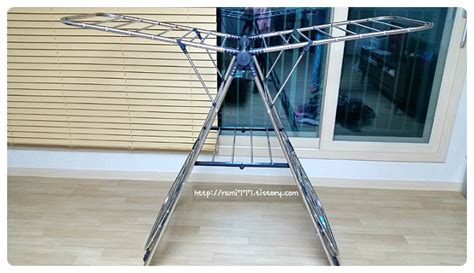
#> input picture media/detection/2020/05/21/af547a0267e94ec89d2a3f750754e783.jpg, 474 x 273 px, given in place of example_03.png, which was not available
$ python -i object_size.py   (imports and definitions only)   (older library calls are emulated)
#> lines starting #> are read from the running program, lines starting #| are printed output that depends on the picture; after the words box and inside, x2 and y2 are one past the last pixel; in counts of white or black regions, pixels touching at a corner belong together; pictures that were not available may be replaced by others from this repository, and a replacement may not be noted
# USAGE
# python object_size.py --image images/example_01.png --width 0.955
# python object_size.py --image images/example_02.png --width 0.955
# python object_size.py --image images/example_03.png --width 3.5

# import the necessary packages
from scipy.spatial import distance as dist
from imutils import perspective
from imutils import contours
import numpy as np
import argparse
import imutils
import cv2
from PIL import Image

def midpoint(ptA, ptB):
	return ((ptA[0] + ptB[0]) * 0.5, (ptA[1] + ptB[1]) * 0.5)

# construct the argument parse and parse the arguments
def opencb():
	# [12 lines of commented-out code are left out]
	image = cv2.imread('C:/Users/LJO/Desktop/opencv/size-of-objects/images/example_03.png')
#> image is the input picture: shape (273, 474, 3); mean B, G, R 164.2, 167.6, 161.9
	width = 3.5
	# image = Image.open('C:/Users/LJO/Desktop/opencv/size-of-objects/images/example_01.png')
	gray = cv2.cvtColor(image, cv2.COLOR_BGR2GRAY)
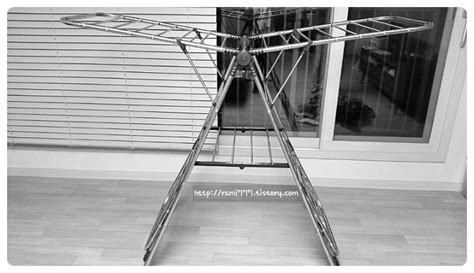
#> gray: shape (273, 474); min 0, max 255, mean 165.5
	gray = cv2.GaussianBlur(gray, (7, 7), 0)
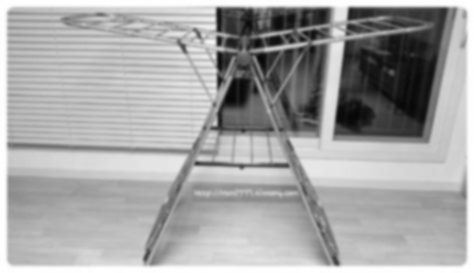
#> gray: shape (273, 474); min 6, max 255, mean 165.5

	# perform edge detection, then perform a dilation + erosion to
	# close gaps in between object edges
	edged = cv2.Canny(gray, 50, 100)
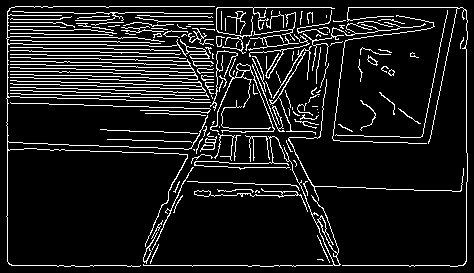
#> edged: shape (273, 474); 10.6% white in thin lines or dots
	edged = cv2.dilate(edged, None, iterations=1)
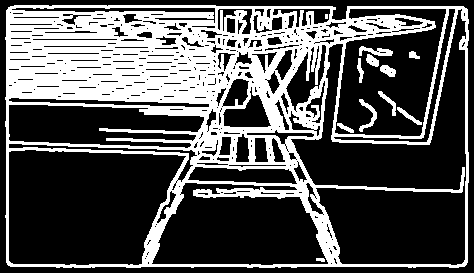
#> edged: shape (273, 474); 33.2% white; 12 white regions (1 under 20 px), largest, box (x1, y1, x2, y2) and area: (5, 5, 469, 268) 41848, (359, 46, 393, 56) 188, (359, 99, 377, 132) 185
	edged = cv2.erode(edged, None, iterations=1)
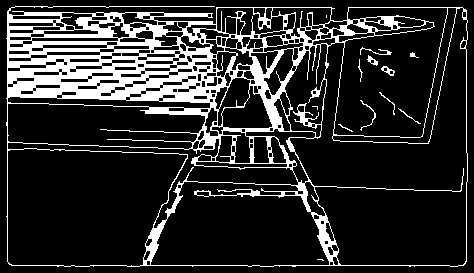
#> edged: shape (273, 474); 17.6% white; 13 white regions (3 under 20 px)

	# find contours in the edge map
	cnts = cv2.findContours(edged.copy(), cv2.RETR_EXTERNAL,
		cv2.CHAIN_APPROX_SIMPLE)
#> cnts = 1 contour; box (x1, y1, x2, y2) and area: (6, 6, 468, 267) 116796
	cnts = imutils.grab_contours(cnts)

	# sort the contours from left-to-right and initialize the
	# 'pixels per metric' calibration variable
	(cnts, _) = contours.sort_contours(cnts, )
	pixelsPerMetric = None

	# loop over the contours individually
	for c in cnts:
		# if the contour is not sufficiently large, ignore it
		if cv2.contourArea(c) < 100:
			continue

		# compute the rotated bounding box of the contour
		orig = image.copy()
		box = cv2.minAreaRect(c)
		box = cv2.cv.BoxPoints(box) if imutils.is_cv2() else cv2.boxPoints(box)
		box = np.array(box, dtype="int")

		# order the points in the contour such that they appear
		# in top-left, top-right, bottom-right, and bottom-left
		# order, then draw the outline of the rotated bounding
		# box
		box = perspective.order_points(box)
		cv2.drawContours(orig, [box.astype("int")], -1, (0, 255, 0), 2)

		# loop over the original points and draw them
		for (x, y) in box:
			cv2.circle(orig, (int(x), int(y)), 5, (0, 0, 255), -1)

		# unpack the ordered bounding box, then compute the midpoint
		# between the top-left and top-right coordinates, followed by
		# the midpoint between bottom-left and bottom-right coordinates
		(tl, tr, br, bl) = box
		(tltrX, tltrY) = midpoint(tl, tr)
		(blbrX, blbrY) = midpoint(bl, br)

		# compute the midpoint between the top-left and top-right points,
		# followed by the midpoint between the top-righ and bottom-right
		(tlblX, tlblY) = midpoint(tl, bl)
		(trbrX, trbrY) = midpoint(tr, br)

		# draw the midpoints on the image
		cv2.circle(orig, (int(tltrX), int(tltrY)), 5, (255, 0, 0), -1)
		cv2.circle(orig, (int(blbrX), int(blbrY)), 5, (255, 0, 0), -1)
		cv2.circle(orig, (int(tlblX), int(tlblY)), 5, (255, 0, 0), -1)
		cv2.circle(orig, (int(trbrX), int(trbrY)), 5, (255, 0, 0), -1)

		# draw lines between the midpoints
		cv2.line(orig, (int(tltrX), int(tltrY)), (int(blbrX), int(blbrY)),
			(255, 0, 255), 2)
		cv2.line(orig, (int(tlblX), int(tlblY)), (int(trbrX), int(trbrY)),
			(255, 0, 255), 2)

		# compute the Euclidean distance between the midpoints
		dA = dist.euclidean((tltrX, tltrY), (blbrX, blbrY))
		dB = dist.euclidean((tlblX, tlblY), (trbrX, trbrY))

		# if the pixels per metric has not been initialized, then
		# compute it as the ratio of pixels to supplied metric
		# (in this case, inches)

		# if pixelsPerMetric is None:
		# 	pixelsPerMetric = dB / args["width"]
		if pixelsPerMetric is None:
			pixelsPerMetric = dB / width

		# compute the size of the object
		dimA = dA / pixelsPerMetric
		dimB = dB / pixelsPerMetric

		# draw the object sizes on the image
		cv2.putText(orig, "{:.1f}inch".format(dimA),
			(int(tltrX - 15), int(tltrY - 10)), cv2.FONT_HERSHEY_SIMPLEX,
			0.65, (255, 255, 255), 2)
		cv2.putText(orig, "{:.1f}inch".format(dimB),
			(int(trbrX + 10), int(trbrY)), cv2.FONT_HERSHEY_SIMPLEX,
			0.65, (255, 255, 255), 2)

		# show the output image
		cv2.imshow("Image", orig)
		cv2.waitKey(0)
#> this loop made 1 pass
#> (tl, tr, br, bl, tltrX, tltrY, blbrX, blbrY) on pass 1: ([6, 6], [467, 6], [467, 266], [6, 266], 236.5, 6, 236.5, 266)
#> pass 1, in opencb, `cv2.imshow("Image", orig)`:
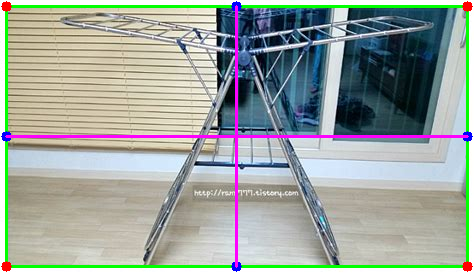
#> window 'Image': shape (273, 474, 3); mean B, G, R 158.1, 164.7, 156.2
#> after the loop, pixelsPerMetric = 131.7

>>> result = opencb()
